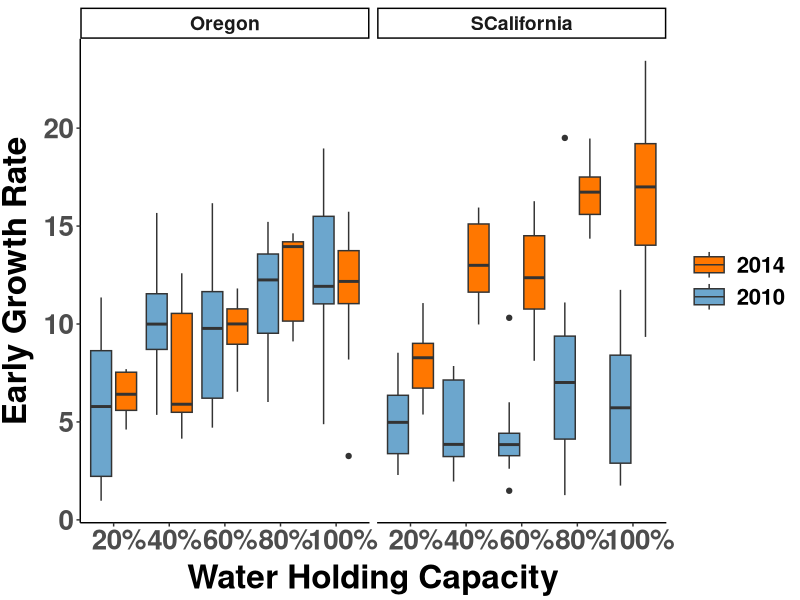
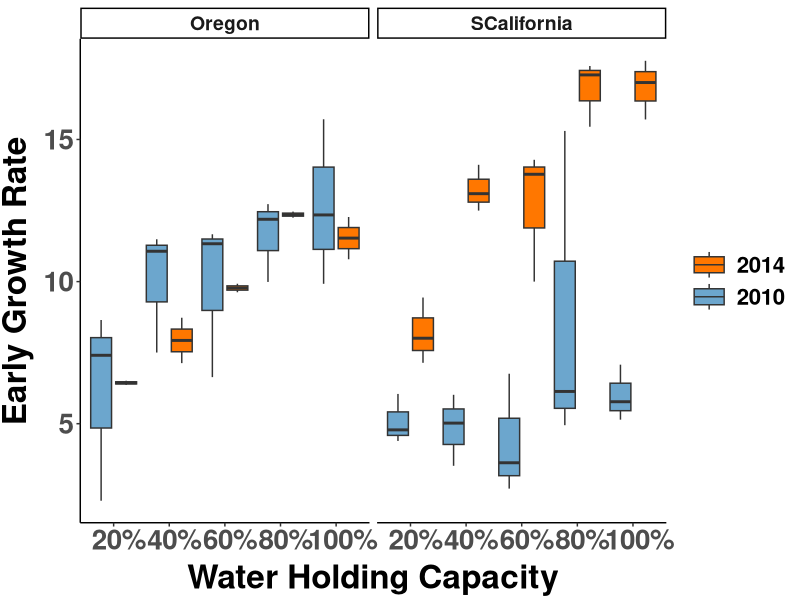
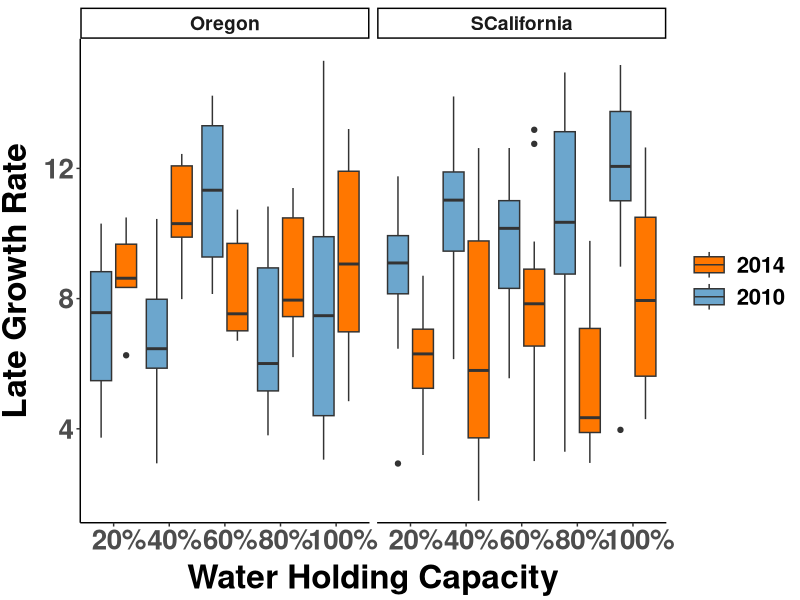
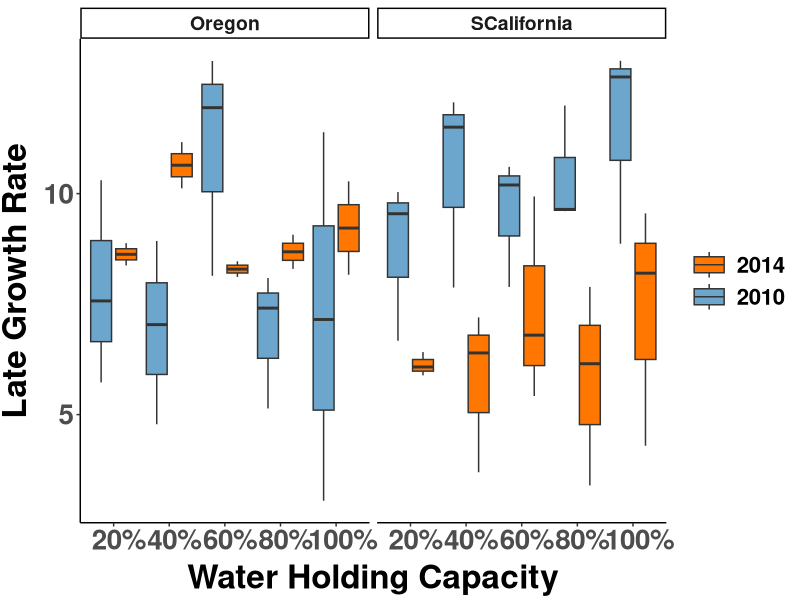
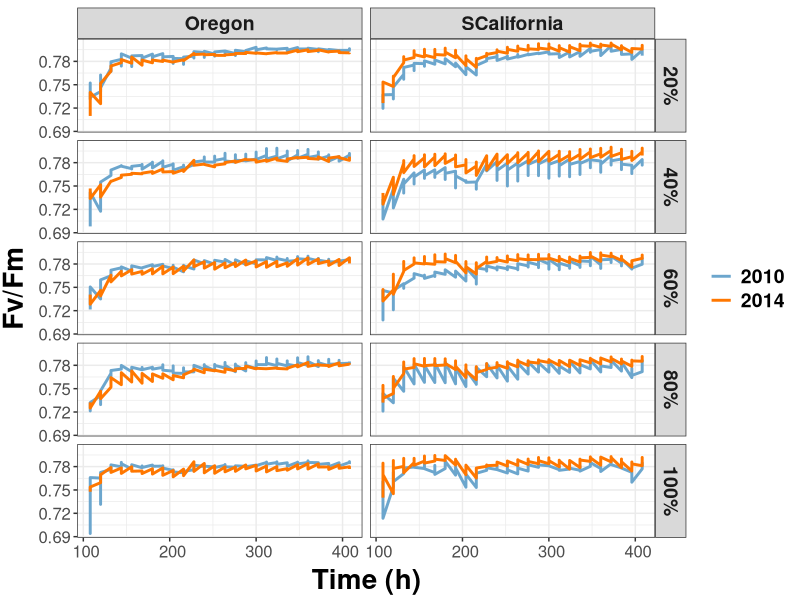
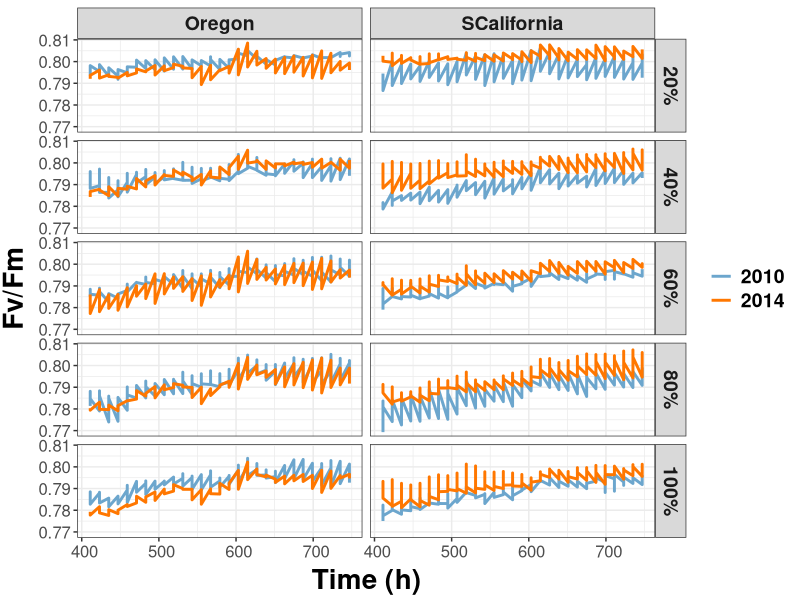
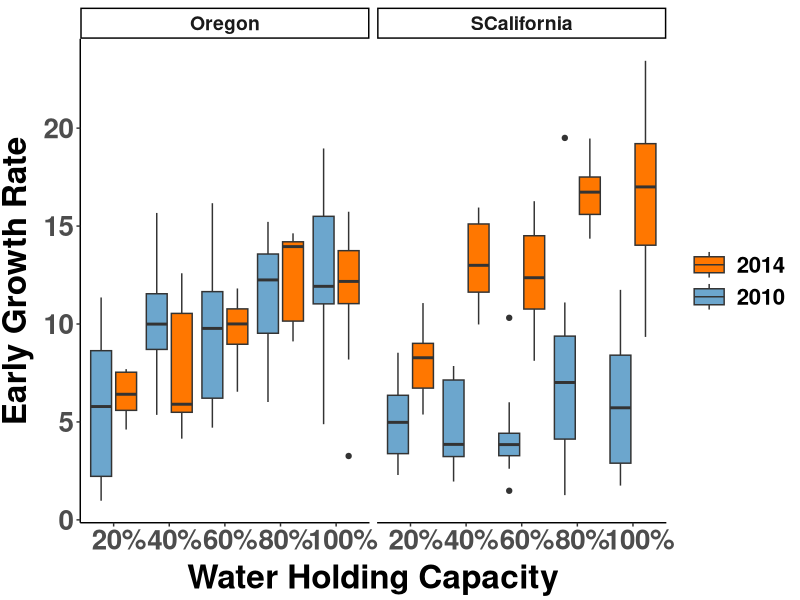
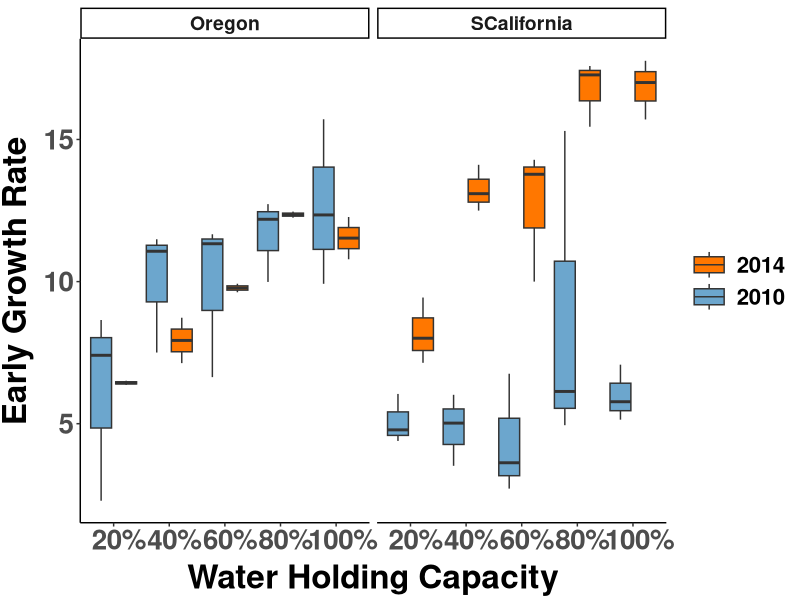

Write the R code that produced these figures, in order.
##################################################################################
## Organize data for phenosight 1 experiment
## 
## Author Daniel Anstett
## 
## 
## Written Jan 22 2026
###################################################################################
#Import libraries
library(tidyverse)
library(car)
library(lme4)
library(lmerTest)
library(lmtest)

GR_early <- read_csv("data/Experiment01_EarlyGrowth_Mimulus.csv")
GR_late <- read_csv("data/Experiment01_LateGrowth_Mimulus.csv")

PS2_early <- read_csv("data/Experiment01_EarlyPS2_Mimulus.csv") %>% filter(TOE>100)
PS2_late <- read_csv("data/Experiment01_LatePS2_Mimulus.csv")
decode <- read_csv("data/decode.csv")

#Merge early and late
GR_early2 <- merge(GR_early, decode, by = "Population")
GR_early2$Treatment <- factor(GR_early2$Treatment, levels = c("20%", "40%", "60%", "80%", "100%"))

GR_late2 <- merge(GR_late, decode, by = "Population")
GR_late2$Treatment <- factor(GR_late2$Treatment, levels = c("20%", "40%", "60%", "80%", "100%"))

PS2_early2 <- merge(PS2_early, decode, by = "Population")
PS2_early2$Treatment <- factor(PS2_early2$Treatment, levels = c("20%", "40%", "60%", "80%", "100%"))

PS2_late2 <- merge(PS2_late, decode, by = "Population")
PS2_late2$Treatment <- factor(PS2_late2$Treatment, levels = c("20%", "40%", "60%", "80%", "100%"))

#Make a data frame that has line(pop) means
GR_early3 <- GR_early2 %>%
  group_by(Population, Treatment) %>%
  summarise(GR = mean(GR, na.rm = TRUE),Site = first(Site), Year = first(Year), .groups = 'drop')

GR_late3 <- GR_late2 %>%
  group_by(Population, Treatment) %>%
  summarise(GR = mean(GR, na.rm = TRUE),Site = first(Site), Year = first(Year), .groups = 'drop')

PS2_early3 <- PS2_early2 %>%
  group_by(Population, Treatment, TOE) %>%
  summarise(across(Fv.Fm:NDVI, ~mean(.x, na.rm = TRUE)), Site = first(Site), Year = first(Year),.groups = 'drop')

PS2_late3 <- PS2_late2 %>%
  group_by(Population, Treatment, TOE) %>%
  summarise(across(Fv.Fm:NDVI, ~mean(.x, na.rm = TRUE)), Site = first(Site), Year = first(Year),.groups = 'drop')



###################################################################################
###################################################################################
#Run Models for Growth Rate
gr_early <- lm(GR ~ Site*Year+Treatment,data=GR_early3)
summary(gr_early)
Anova(gr_early,type=3)

gr_late <- lm(GR ~ Site*Year+Treatment,data=GR_late3)
summary(gr_late)
Anova(gr_late,type=3)

########## Make Plot ############

#Early Growth Rate All Data Points
ggplot(GR_early2, aes(x = Treatment, y = GR, fill = factor(Year))) +
  geom_boxplot(position = position_dodge(width = 0.9)) +
  scale_fill_manual(values = c("2010" = "skyblue3", "2014" = "#FF7700"),
                    name = "Year") +
  facet_wrap(~ Site) +
  labs(x = "Water Holding Capacity", y = "Early Growth Rate") +
  theme_classic() + theme(
  axis.text.x = element_text(size=20, face="bold", hjust = 0.4),
  axis.text.y = element_text(size=20,face="bold"),
  axis.title.x = element_text(color="black", size=24, vjust = 0.5, face="bold"),
  axis.title.y = element_text(color="black", size=24,vjust = 1.7, face="bold",hjust=0.5),
  legend.title = element_blank(),
  legend.text = element_text(size = 16,face="bold"),  # Increase the size of the legend text
  legend.key.size = unit(2, "lines"),  # Increase the size of the legend dots
  legend.key.height = unit(1.6, "lines"), #Reduce height
  strip.text = element_text(size = 14, face = "bold") #Make strip text larger
)+
  guides(color = guide_legend(reverse = TRUE, override.aes = list(linetype = 0)),
         fill  = guide_legend(reverse = TRUE))

ggsave("graphs/Site_year_gr_early_all.pdf",width=12, height = 6, units = "in")


#Early Growth Rate Line Means
ggplot(GR_early3, aes(x = Treatment, y = GR, fill = factor(Year))) +
  geom_boxplot(position = position_dodge(width = 0.9)) +
  scale_fill_manual(values = c("2010" = "skyblue3", "2014" = "#FF7700"),
                    name = "Year") +
  scale_y_continuous(breaks = c(0,5,10,15,20))+
  facet_wrap(~ Site) +
  labs(x = "Water Holding Capacity", y = "Early Growth Rate") +
  theme_classic() + theme(
    axis.text.x = element_text(size=20, face="bold", hjust = 0.4),
    axis.text.y = element_text(size=20,face="bold"),
    axis.title.x = element_text(color="black", size=24, vjust = 0.5, face="bold"),
    axis.title.y = element_text(color="black", size=24,vjust = 1.7, face="bold",hjust=0.5),
    legend.title = element_blank(),
    legend.text = element_text(size = 16,face="bold"),  # Increase the size of the legend text
    legend.key.size = unit(2, "lines"),  # Increase the size of the legend dots
    legend.key.height = unit(1.6, "lines"), #Reduce height
    strip.text = element_text(size = 14, face = "bold") #Make strip text larger
  )+
  guides(color = guide_legend(reverse = TRUE, override.aes = list(linetype = 0)),
         fill  = guide_legend(reverse = TRUE))

ggsave("graphs/Site_year_gr_early_means.pdf",width=12, height = 6, units = "in")

######## Late ##########


#late Growth Rate All Data Points
ggplot(GR_late2, aes(x = Treatment, y = GR, fill = factor(Year))) +
  geom_boxplot(position = position_dodge(width = 0.9)) +
  scale_fill_manual(values = c("2010" = "skyblue3", "2014" = "#FF7700"),
                    name = "Year") +
  facet_wrap(~ Site) +
  labs(x = "Water Holding Capacity", y = "Late Growth Rate") +
  theme_classic() + theme(
    axis.text.x = element_text(size=20, face="bold", hjust = 0.4),
    axis.text.y = element_text(size=20,face="bold"),
    axis.title.x = element_text(color="black", size=24, vjust = 0.5, face="bold"),
    axis.title.y = element_text(color="black", size=24,vjust = 1.7, face="bold",hjust=0.5),
    legend.title = element_blank(),
    legend.text = element_text(size = 16,face="bold"),  # Increase the size of the legend text
    legend.key.size = unit(2, "lines"),  # Increase the size of the legend dots
    legend.key.height = unit(1.6, "lines"), #Reduce height
    strip.text = element_text(size = 14, face = "bold") #Make strip text larger
  )+
  guides(color = guide_legend(reverse = TRUE, override.aes = list(linetype = 0)),
         fill  = guide_legend(reverse = TRUE))

ggsave("graphs/Site_year_gr_late_all.pdf",width=12, height = 6, units = "in")


#late Growth Rate Line Means
ggplot(GR_late3, aes(x = Treatment, y = GR, fill = factor(Year))) +
  geom_boxplot(position = position_dodge(width = 0.9)) +
  scale_fill_manual(values = c("2010" = "skyblue3", "2014" = "#FF7700"),
                    name = "Year") +
  scale_y_continuous(breaks = c(0,5,10,15,20))+
  facet_wrap(~ Site) +
  labs(x = "Water Holding Capacity", y = "Late Growth Rate") +
  theme_classic() + theme(
    axis.text.x = element_text(size=20, face="bold", hjust = 0.4),
    axis.text.y = element_text(size=20,face="bold"),
    axis.title.x = element_text(color="black", size=24, vjust = 0.5, face="bold"),
    axis.title.y = element_text(color="black", size=24,vjust = 1.7, face="bold",hjust=0.5),
    legend.title = element_blank(),
    legend.text = element_text(size = 16,face="bold"),  # Increase the size of the legend text
    legend.key.size = unit(2, "lines"),  # Increase the size of the legend dots
    legend.key.height = unit(1.6, "lines"), #Reduce height
    strip.text = element_text(size = 14, face = "bold") #Make strip text larger
  )+
  guides(color = guide_legend(reverse = TRUE, override.aes = list(linetype = 0)),
         fill  = guide_legend(reverse = TRUE))

ggsave("graphs/Site_year_gr_late_means.pdf",width=12, height = 6, units = "in")





###################################################################################
###################################################################################

# Run PS2 mixed effect models
#Fv.Fm

Fv.Fm_3way <- lmer(Fv.Fm ~ Site*Year*Treatment+TOE+(1|Population),data=PS2_early3) 
Fv.Fm_early <- lmer(Fv.Fm ~ Site*Year+Treatment+TOE+(1|Population),data=PS2_early3) 
lrtest(Fv.Fm_3way,Fv.Fm_early) #drop interaciton

Fv.Fm_early <- lmer(Fv.Fm ~ Site*Year+Treatment+TOE+(1|Population),data=PS2_early3) 
Fv.Fm_early_no <- lmer(Fv.Fm ~ Site+Year+Treatment+TOE+(1|Population),data=PS2_early3) 
lrtest(Fv.Fm_early, Fv.Fm_early_no) #drop interaciton

Fv.Fm_early_no_year <- lmer(Fv.Fm ~ Site+Treatment+TOE+(1|Population),data=PS2_early3) 
lrtest(Fv.Fm_early_no,Fv.Fm_early_no_year) #drop year

Fv.Fm_early_Treatment <- lmer(Fv.Fm ~ Treatment+TOE+(1|Population),data=PS2_early3) 
lrtest(Fv.Fm_early_no_year,Fv.Fm_early_Treatment) #drop site

Fv.Fm_early_Time <- lmer(Fv.Fm ~ TOE+(1|Population),data=PS2_early3) 
lrtest(Fv.Fm_early_Treatment,Fv.Fm_early_Time) #Keep Treatment only model.

# Run PS2 mixed effect models
Fv.Fm_late <- lmer(Fv.Fm ~ Site*Year+Treatment+TOE+(1|Population),data=PS2_late3) 
Fv.Fm_late_no <- lmer(Fv.Fm ~ Site+Year+Treatment+TOE+(1|Population),data=PS2_late3) 
lrtest(Fv.Fm_late, Fv.Fm_late_no) #drop interaciton

Fv.Fm_late_no_year <- lmer(Fv.Fm ~ Site+Treatment+TOE+(1|Population),data=PS2_late3) 
lrtest(Fv.Fm_late_no,Fv.Fm_late_no_year) #drop year

Fv.Fm_late_Treatment <- lmer(Fv.Fm ~ Treatment+TOE+(1|Population),data=PS2_late3) 
lrtest(Fv.Fm_late_no_year,Fv.Fm_late_Treatment) #drop site

Fv.Fm_late_Time <- lmer(Fv.Fm ~ TOE+(1|Population),data=PS2_late3) 
lrtest(Fv.Fm_late_Treatment,Fv.Fm_late_Time) #Keep Treatment only model.





############
#Fq.Fm
Fq.Fm_early <- lmer(Fq.Fm ~ Site*Year+Treatment+TOE+(1|Population),data=PS2_early3) 
Fq.Fm_early_no <- lmer(Fq.Fm ~ Site+Year+Treatment+TOE+(1|Population),data=PS2_early3) 
lrtest(Fq.Fm_early, Fq.Fm_early_no) #drop interaciton

Fq.Fm_early_no_year <- lmer(Fq.Fm ~ Site+Treatment+TOE+(1|Population),data=PS2_early3) 
lrtest(Fq.Fm_early_no,Fq.Fm_early_no_year) #drop year

Fq.Fm_early_Treatment <- lmer(Fq.Fm ~ Treatment+TOE+(1|Population),data=PS2_early3) 
lrtest(Fq.Fm_early_no_year,Fq.Fm_early_Treatment) #drop site

Fq.Fm_early_Time <- lmer(Fq.Fm ~ TOE+(1|Population),data=PS2_early3) 
lrtest(Fq.Fm_early_Treatment,Fq.Fm_early_Time) #Keep Treatment only model.






#PS2 plots

#Fv/Fm
ggplot(PS2_early3, aes(x = TOE, y = Fv.Fm, color = factor(Year))) +
  geom_line(size = 1) +
  scale_color_manual(values = c("2010" = "skyblue3", "2014" = "#FF7700"),
                     name = "Year") +
  facet_grid(Treatment ~ Site) +
  labs(x = "Time (h)", y = "Fv/Fm") +
  theme_bw() +
  theme(strip.text = element_text(size = 14, face = "bold"),
        axis.text.x = element_text(size=12,hjust = 0.4),
        axis.text.y = element_text(size=12),
        axis.title.x = element_text(color="black", size=20, vjust = 0.5, face="bold"),
        axis.title.y = element_text(color="black", size=20,vjust = 1.7, face="bold",hjust=0.5),
        legend.title = element_blank(),
        legend.text = element_text(size = 14,face="bold"))  # Increase the size of the legend text)

ggsave("graphs/FvFm_early.pdf",width=6, height = 8, units = "in")

ggplot(PS2_late3, aes(x = TOE, y = Fv.Fm, color = factor(Year))) +
  geom_line(size = 1) +
  scale_color_manual(values = c("2010" = "skyblue3", "2014" = "#FF7700"),
                     name = "Year") +
  facet_grid(Treatment ~ Site) +
  labs(x = "Time (h)", y = "Fv/Fm") +
  theme_bw() +
  theme(strip.text = element_text(size = 14, face = "bold"),
        axis.text.x = element_text(size=12,hjust = 0.4),
        axis.text.y = element_text(size=12),
        axis.title.x = element_text(color="black", size=20, vjust = 0.5, face="bold"),
        axis.title.y = element_text(color="black", size=20,vjust = 1.7, face="bold",hjust=0.5),
        legend.title = element_blank(),
        legend.text = element_text(size = 14,face="bold"))  # Increase the size of the legend text)

ggsave("graphs/FvFm_late.pdf",width=8, height = 11, units = "in")



###################################################################################
